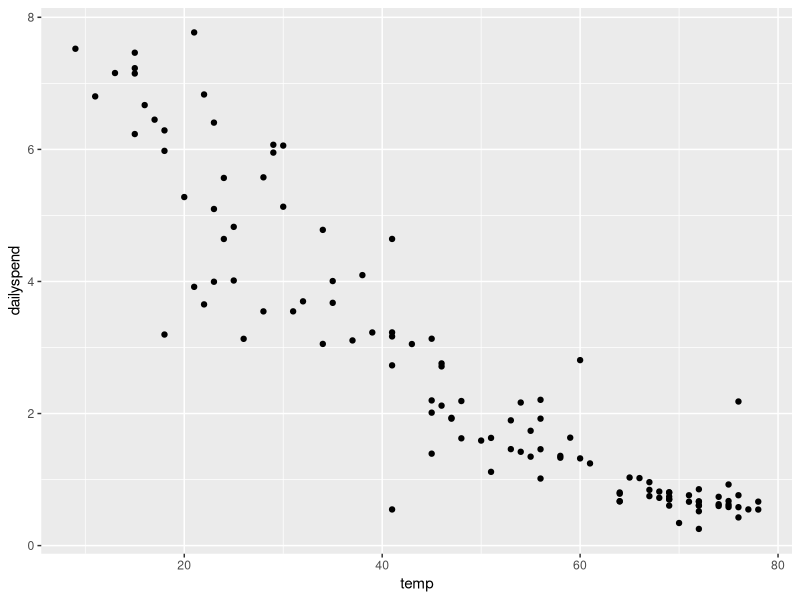
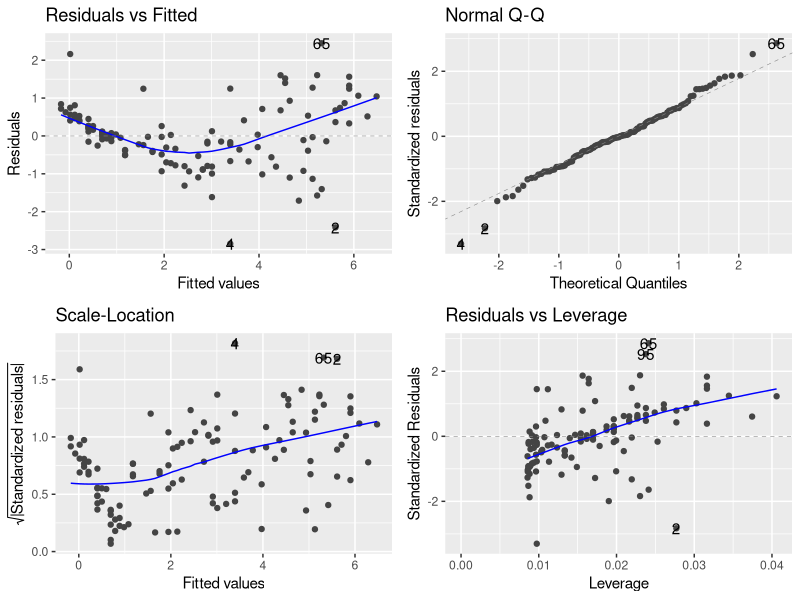
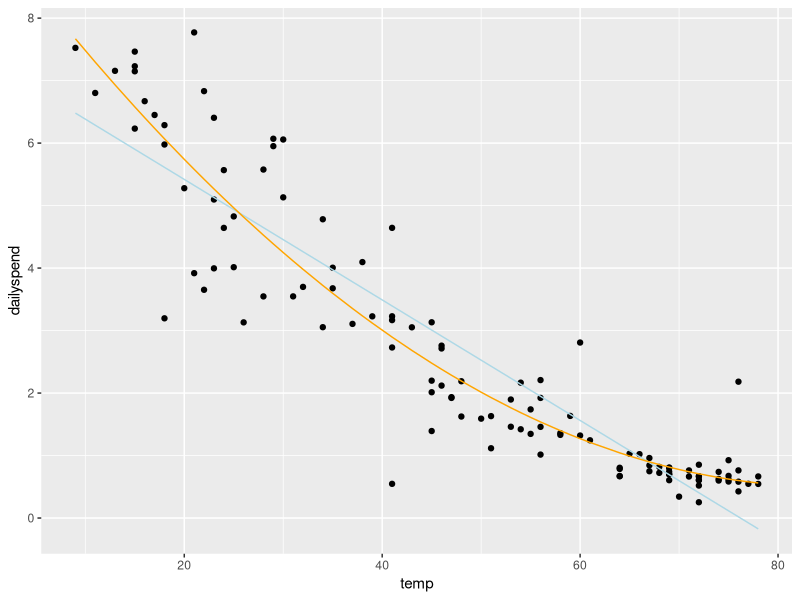
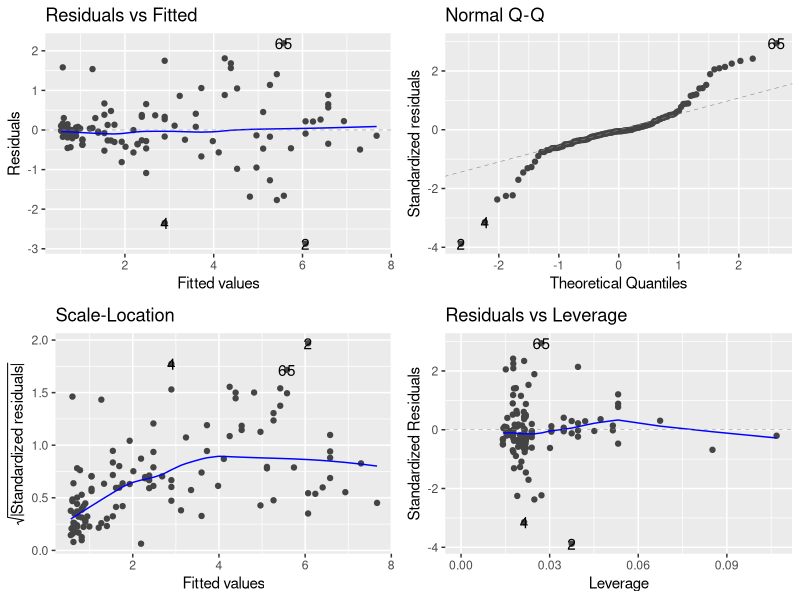
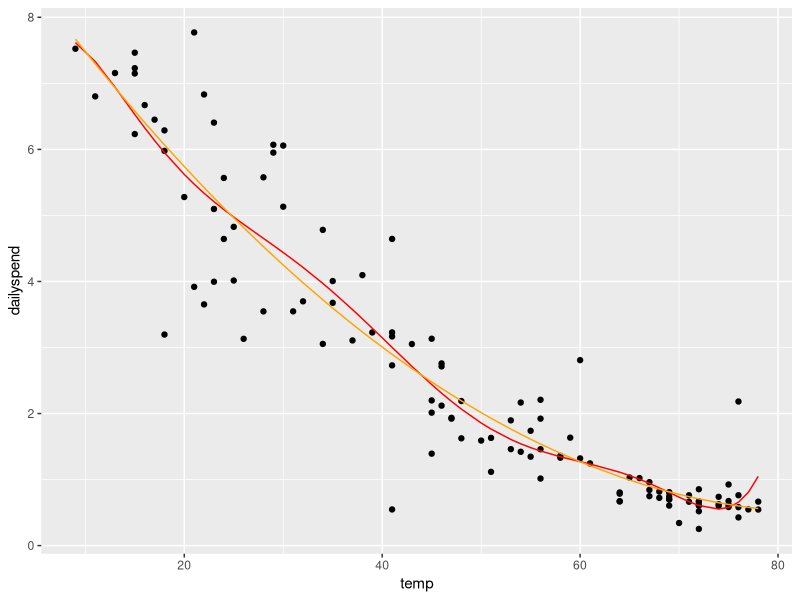
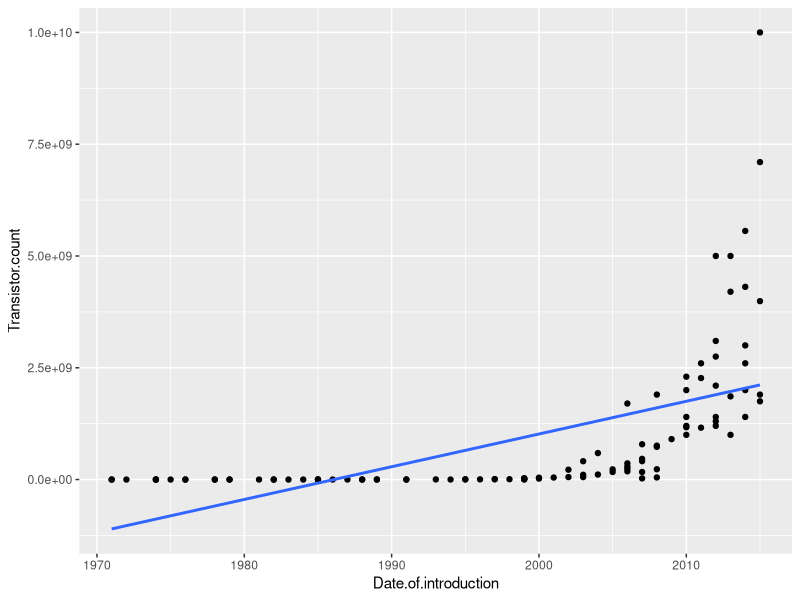
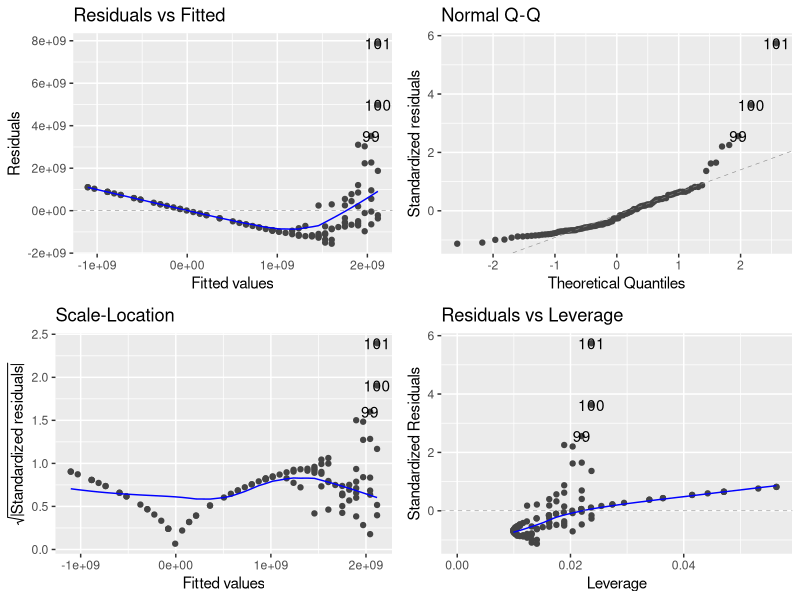
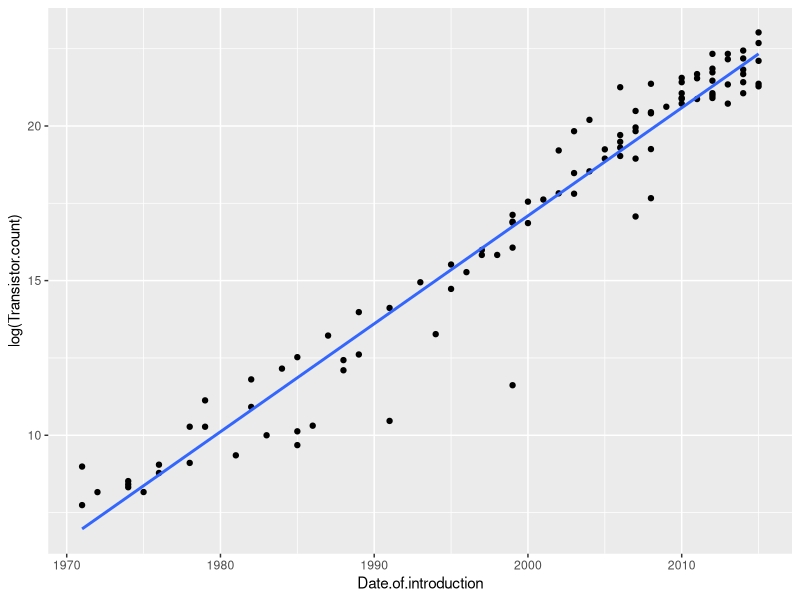

These charts were generated, in order, by the following R code:
## ---- chunk 1
utilities = read.csv("script_class_04/utilities.csv")
## ---- chunk 2
#| eval: true
#| echo: true
#| output: true
library(tidyverse)
ggplot(utilities, aes(x = temp, y = dailyspend)) +
  geom_point()
## ---- chunk 3
#| eval: true
#| echo: true
#| output: true
lm1 <- lm(dailyspend ~ temp, data=utilities) 
summary(lm1)
## ---- chunk 4
#| eval: true
#| echo: true
#| output: true
library(ggfortify)
autoplot(lm1)
## ---- chunk 5
#| eval: true
#| echo: true
#| output: true
lm2 <- lm(dailyspend ~ temp + I(temp^2), data=utilities) 
summary(lm2)
## ---- chunk 6
#| eval: true
#| echo: true
#| output: true
confint(lm2)
## ---- chunk 7
#| eval: true
#| echo: true
#| output: true
ggplot(utilities, aes(x = temp, y = dailyspend)) +
  geom_point() + 
  geom_line(aes(x = temp, y = predict(lm1)), col = "lightblue") + 
  geom_line(aes(x = temp, y = predict(lm2)), col = "orange")
## ---- chunk 8
#| eval: true
#| echo: true
#| output: true
autoplot(lm2)
## ---- chunk 9
lm1 <- lm(dailyspend ~ temp, data=utilities) 
summary(lm1)

lm2 <- lm(dailyspend ~ poly(temp,2), data=utilities) 
summary(lm2)

lm3 <- lm(dailyspend ~ poly(temp,3), data=utilities) 
summary(lm3)

lm4 <- lm(dailyspend ~ poly(temp,4), data=utilities) 
summary(lm4)

lm5 <- lm(dailyspend ~ poly(temp,5), data=utilities) 
summary(lm5)

lm6 <- lm(dailyspend ~ poly(temp,6), data=utilities) 
summary(lm6)

lm7 <- lm(dailyspend ~ poly(temp,7), data=utilities) 
summary(lm7)
## ---- chunk 10
#| eval: true
#| echo: true
#| output: true
lm7 <- lm(dailyspend ~ poly(temp,7), data=utilities) 
ggplot(utilities, aes(x = temp, y = dailyspend)) +
  geom_point() + 
  geom_line(aes(x = temp, y = predict(lm7)), col = "red") + 
  geom_line(aes(x = temp, y = predict(lm2)), col = "orange")
## ---- chunk 11
moores = read.csv("script_class_04/moores-law.csv")
## ---- chunk 12
#| eval: true
#| echo: true
#| output: true
ggplot(moores, aes(x = Date.of.introduction, y = Transistor.count)) +
  geom_point() +
  geom_smooth(method = "lm", se = FALSE)
## ---- chunk 13
#| eval: true
#| echo: true
#| output: true
lm_moore = lm(Transistor.count ~ Date.of.introduction, data = moores)
autoplot(lm_moore)
## ---- chunk 14
#| eval: true
#| echo: true
#| output: true
ggplot(moores, aes(x = Date.of.introduction, y = log(Transistor.count))) +
  geom_point() +
  geom_smooth(method = "lm", se = FALSE)
## ---- chunk 15
#| eval: true
#| echo: true
#| output: true
options(scipen = 999)
lm_moore = lm(log(Transistor.count) ~ Date.of.introduction, data = moores)
summary(lm_moore)
## ---- chunk 16
#| eval: true
#| echo: true
#| output: true
autoplot(lm_moore)
## ---- chunk 17
#| eval: true
#| echo: true
#| output: true
ggplot(moores, aes(x = Date.of.introduction, y = Transistor.count)) +
  geom_point() +
  geom_line(aes(x = Date.of.introduction, y = exp(predict(lm_moore))), col = "orange") 
